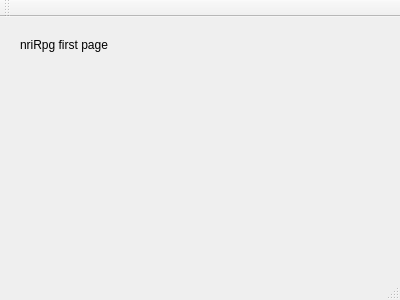
<?xml version="1.0" encoding="UTF-8"?>
<ui version="4.0">
 <class>mainNriRpg</class>
 <widget class="QMainWindow" name="mainNriRpg">
  <property name="geometry">
   <rect>
    <x>0</x>
    <y>0</y>
    <width>400</width>
    <height>300</height>
   </rect>
  </property>
  <property name="windowTitle">
   <string>mainNriRpg</string>
  </property>
  <widget class="QWidget" name="centralWidget">
   <widget class="QLabel" name="label">
    <property name="geometry">
     <rect>
      <x>20</x>
      <y>20</y>
      <width>121</width>
      <height>16</height>
     </rect>
    </property>
    <property name="text">
     <string>nriRpg first page</string>
    </property>
   </widget>
  </widget>
  <widget class="QMenuBar" name="menuBar">
   <property name="geometry">
    <rect>
     <x>0</x>
     <y>0</y>
     <width>400</width>
     <height>21</height>
    </rect>
   </property>
  </widget>
  <widget class="QToolBar" name="mainToolBar">
   <attribute name="toolBarArea">
    <enum>TopToolBarArea</enum>
   </attribute>
   <attribute name="toolBarBreak">
    <bool>false</bool>
   </attribute>
  </widget>
  <widget class="QStatusBar" name="statusBar"/>
 </widget>
 <layoutdefault spacing="6" margin="11"/>
 <resources/>
 <connections/>
</ui>
